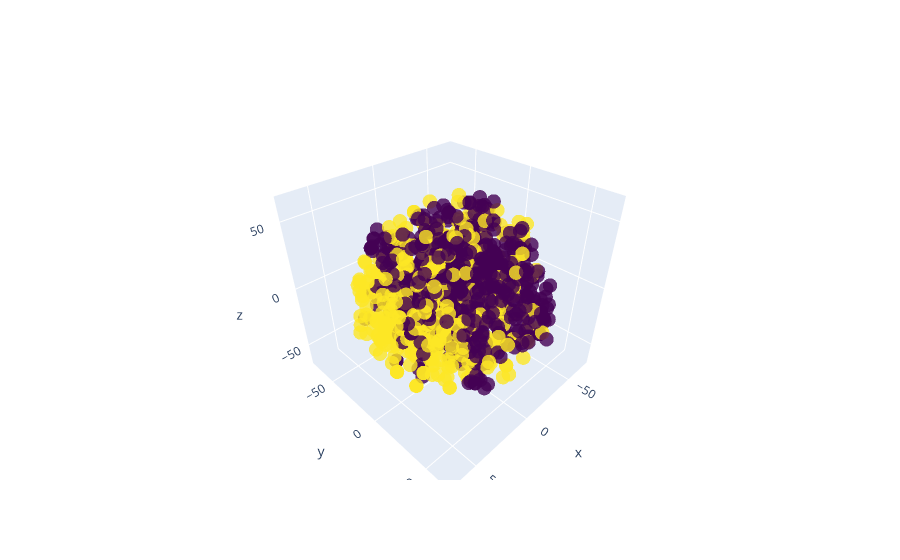

Write notebook code for a chart like this one.
### Markdown cell above
<i>Áp dụng t-SNE giảm chiều dữ liệu để trực quán hoá lên đồ thị 3 chiều</i>

### Code cell
plot_vectorizer(tfidf_matrix, df['Label'])

### Figure 1 — Plotly figure (JSON) as saved in the notebook; plotly's stock layout.template omitted (floating-point values rounded to 4 significant figures; data arrays with more than 128 entries replaced by an {"elided": "..."} marker saying what was removed)
{"data": [{"marker": {"color": {"elided": "1030 int values"}, "colorscale": [[0, "#440154"], [0.1111, "#482878"], [0.2222, "#3e4989"], [0.3333, "#31688e"], [0.4444, "#26828e"], [0.5556, "#1f9e89"], [0.6667, "#35b779"], [0.7778, "#6ece58"], [0.8889, "#b5de2b"], [1, "#fde725"]], "opacity": 0.8, "size": 5}, "mode": "markers", "type": "scatter3d", "x": {"elided": "1030 float values"}, "y": {"elided": "1030 float values"}, "z": {"elided": "1030 float values"}}], "layout": {"scene": {"camera": {"eye": {"x": 1.25, "y": 1.25, "z": 1.25}, "up": {"x": 0, "y": 0, "z": 1}}, "xaxis": {"nticks": 4}, "yaxis": {"nticks": 4}, "zaxis": {"nticks": 4}}}}
